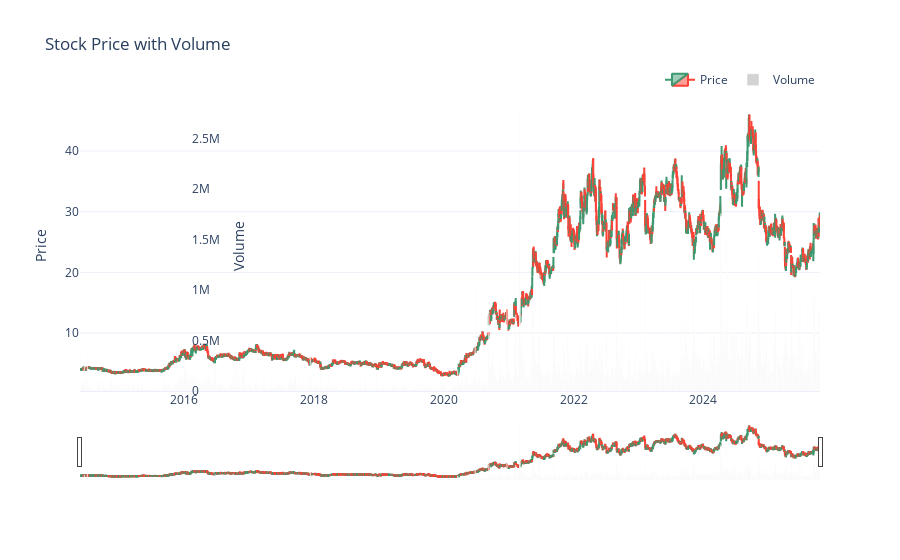

Notebook source saved alongside this figure:
### Code cell
import plotly.graph_objects as go
# Assuming your DataFrame 'data' is already cleaned
# Ensure numeric columns and datetime index
data['Date'] = pd.to_datetime(data.index)  # if Date is index
data['Open'] = pd.to_numeric(data['Open'], errors='coerce')
data['High'] = pd.to_numeric(data['High'], errors='coerce')
data['Low'] = pd.to_numeric(data['Low'], errors='coerce')
data['Close'] = pd.to_numeric(data['Close'], errors='coerce')
data['Volume'] = pd.to_numeric(data['Volume'], errors='coerce')

# Remove any rows with NaN
data.dropna(inplace=True)

# Create candlestick chart with volume
fig = go.Figure()

# Candlesticks
fig.add_trace(go.Candlestick(
    x=data['Date'],
    open=data['Open'],
    high=data['High'],
    low=data['Low'],
    close=data['Close'],
    name='Price'
))

# Volume bars
fig.add_trace(go.Bar(
    x=data['Date'],
    y=data['Volume'],
    name='Volume',
    marker_color='lightgray',
    yaxis='y2'
))

# Layout
fig.update_layout(
    title='Stock Price with Volume',
    yaxis=dict(title='Price', side='left'),
    yaxis2=dict(title='Volume', overlaying='y', side='right', showgrid=False, position=0.15),
    template='plotly_white',
    legend=dict(orientation="h", yanchor="bottom", y=1.02, xanchor="right", x=1)
)


fig.show()

### Figure 1 — Plotly figure (JSON) as saved in the notebook; plotly's stock layout.template omitted (floating-point values rounded to 4 significant figures; data arrays with more than 128 entries replaced by an {"elided": "..."} marker saying what was removed)
{"data": [{"close": {"elided": "2868 float values"}, "high": {"elided": "2868 float values"}, "low": {"elided": "2868 float values"}, "name": "Price", "open": {"elided": "2868 float values"}, "type": "candlestick", "x": {"elided": "2868 str values"}}, {"marker": {"color": "lightgray"}, "name": "Volume", "type": "bar", "x": {"elided": "2868 str values"}, "y": {"elided": "2868 int values"}, "yaxis": "y2"}], "layout": {"legend": {"orientation": "h", "x": 1, "xanchor": "right", "y": 1.02, "yanchor": "bottom"}, "title": {"text": "Stock Price with Volume"}, "yaxis": {"side": "left", "title": {"text": "Price"}}, "yaxis2": {"overlaying": "y", "position": 0.15, "showgrid": false, "side": "right", "title": {"text": "Volume"}}}}
